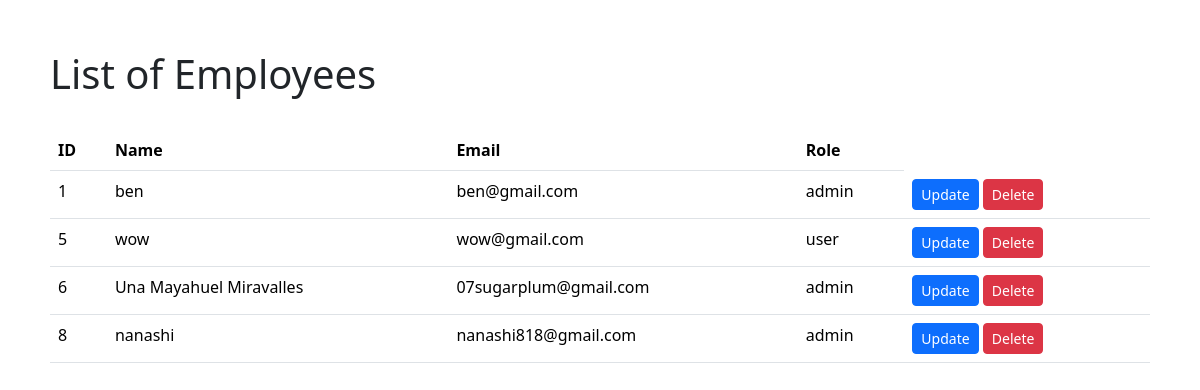
The app's page /admin_page.php with its own data.
### tables this page shows
CREATE TABLE `users` (
  `id` int(10) UNSIGNED NOT NULL,
  `name` varchar(100) NOT NULL,
  `email` varchar(100) NOT NULL,
  `password` varchar(100) NOT NULL,
  `role` enum('user','admin') NOT NULL
);

### admin_page.php (the view, shortened to what this page needs)
<!DOCTYPE html>
<html lang="en">
<head>
    <link href="https://cdn.jsdelivr.net/npm/bootstrap@5.3.3/dist/css/bootstrap.min.css" rel="stylesheet">
</head>
<body style="margin: 50px";>
    <h1>List of Employees</h1>
    <br>
    <table class="table">
        <thead>
            <tr>
                <th>ID</th>
                <th>Name</th>
                <th>Email</th>
                <th>Role</th>
        </thead>
        <tbody>
            <?php
            $servername = "localhost";
            $username = "root";
            $password = "";
            $database = "sea_side";
            $connection = new mysqli($servername, $username, $password, $database);
            $sql = "SELECT * FROM users";
            $result = $connection->query($sql);
            while ($row = $result->fetch_assoc()) {
                echo "<tr>
                        <td>" . $row["id"] . "</td>
                        <td>" . $row["name"] . "</td>
                        <td>" . $row["email"] . "</td>
                        <td>" . $row["role"]  . "</td>
                        <td>
                            <a class='btn btn-primary btn-sm' href='update'>Update</a>
                            <a class='btn btn-danger btn-sm' href='Delete'>Delete</a>
                        </td>
                      </tr>";
            }
            ?>
    </table>
</body>
</html>

### records on screen
users: id "1", name "ben", email "ben@gmail.com", role "admin"
users: id "5", name "wow", email "wow@gmail.com", role "user"
users: id "6", name "Una Mayahuel Miravalles", email "07sugarplum@gmail.com", role "admin"
users: id "8", name "nanashi", email "nanashi818@gmail.com", role "admin"
